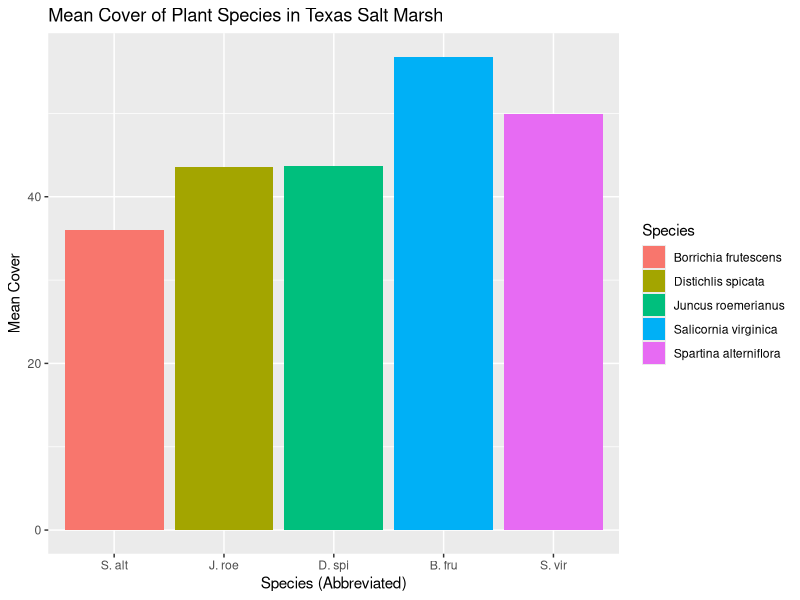

The R script that drew this image:
## ---- chunk 1
# Load necessary packages
library(dplyr)
library(tidyr)
## ---- chunk 2
# Generate fake data for plants in a Texas salt marsh
set.seed(42)

# Define plant species
species <- c("Spartina alterniflora", "Juncus roemerianus", "Distichlis spicata", "Borrichia frutescens", "Salicornia virginica")

# Generate fake data for each species
data <- lapply(species, function(species_name) {
  num_samples <- sample(10:20, 1)
  data.frame(
    Species = rep(species_name, num_samples),
    Quadrat = rep(1:10, length.out = num_samples),
    Cover = sample(1:100, num_samples)
  )
})

# Combine the data for all species
plant_data <- bind_rows(data)


# Shuffle rows
plant_data <- plant_data[sample(nrow(plant_data)), ]

# Display the first few rows of the generated dataset
head(plant_data)

#Doing analysis on the FakeData
# Load necessary packages
library(ggplot2)

# Calculate the mean cover of each species
mean_cover <- plant_data %>%
  group_by(Species) %>%
  summarise(mean_cover = mean(Cover))

# Create abbreviated species names
abbrev_species <- c("S. alt", "J. roe", "D. spi", "B. fru", "S. vir")

# Create a data frame for mapping full species names to abbreviated names
species_mapping <- data.frame(Species = species, Abbrev = abbrev_species)
## ---- chunk 3
anova <- aov(Cover ~ Species, data = plant_data)
summary(anova)

## ---- chunk 4
knitr::include_graphics("assets/SamplePlot1.png", error = FALSE)
# Create a bar graph with a legend for the abbreviations
plot1 <- ggplot(mean_cover, aes(x = Species, y = mean_cover, fill = Species)) +
  geom_bar(stat = "identity") +
  scale_x_discrete(labels = abbrev_species) +
  labs(title = "Mean Cover of Plant Species in Texas Salt Marsh",
       x = "Species (Abbreviated)",
       y = "Mean Cover",
       fill = "Species") +
  guides(fill = guide_legend(title = "Species", override.aes = list())) +
  theme(legend.position = "right")  # Set fill colors manually

